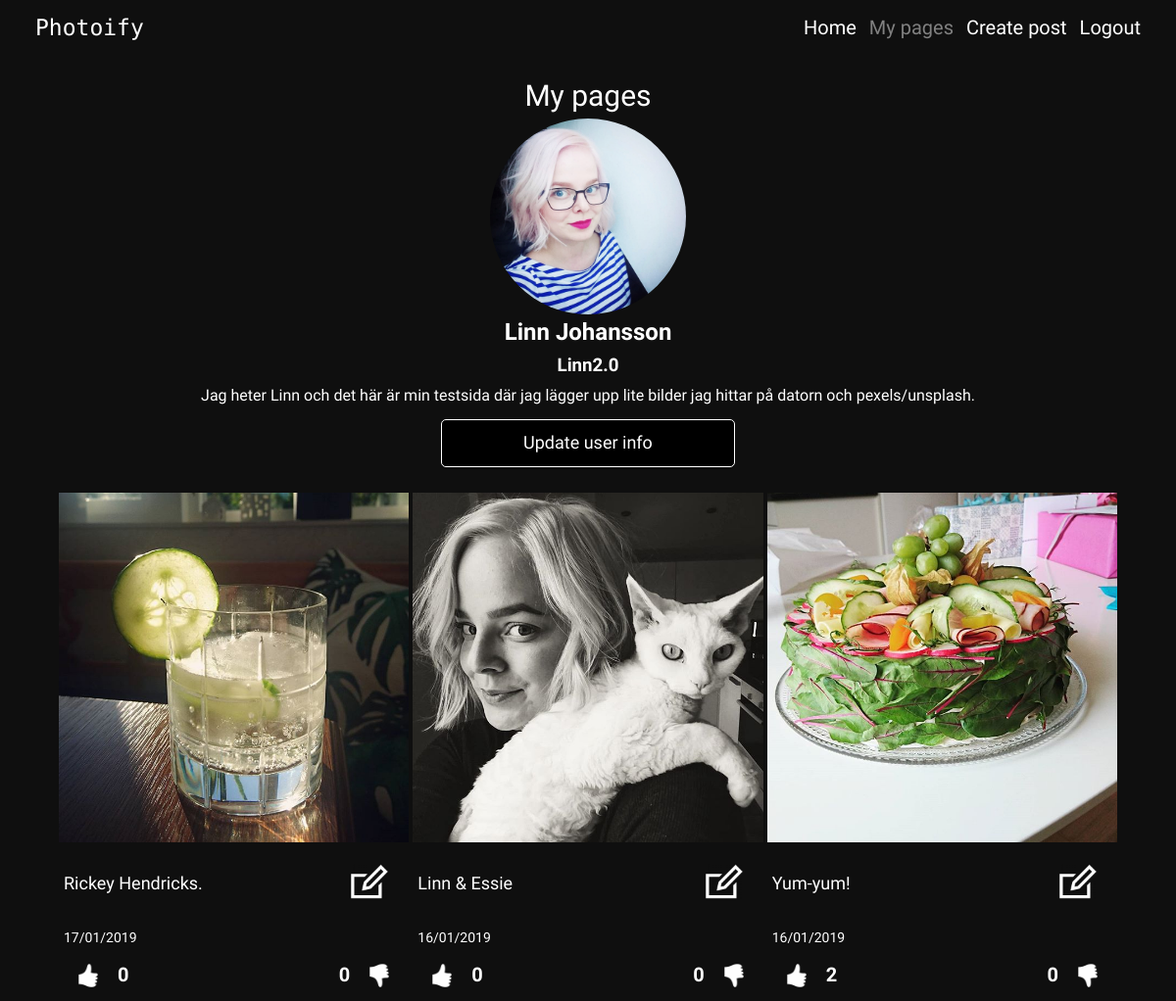
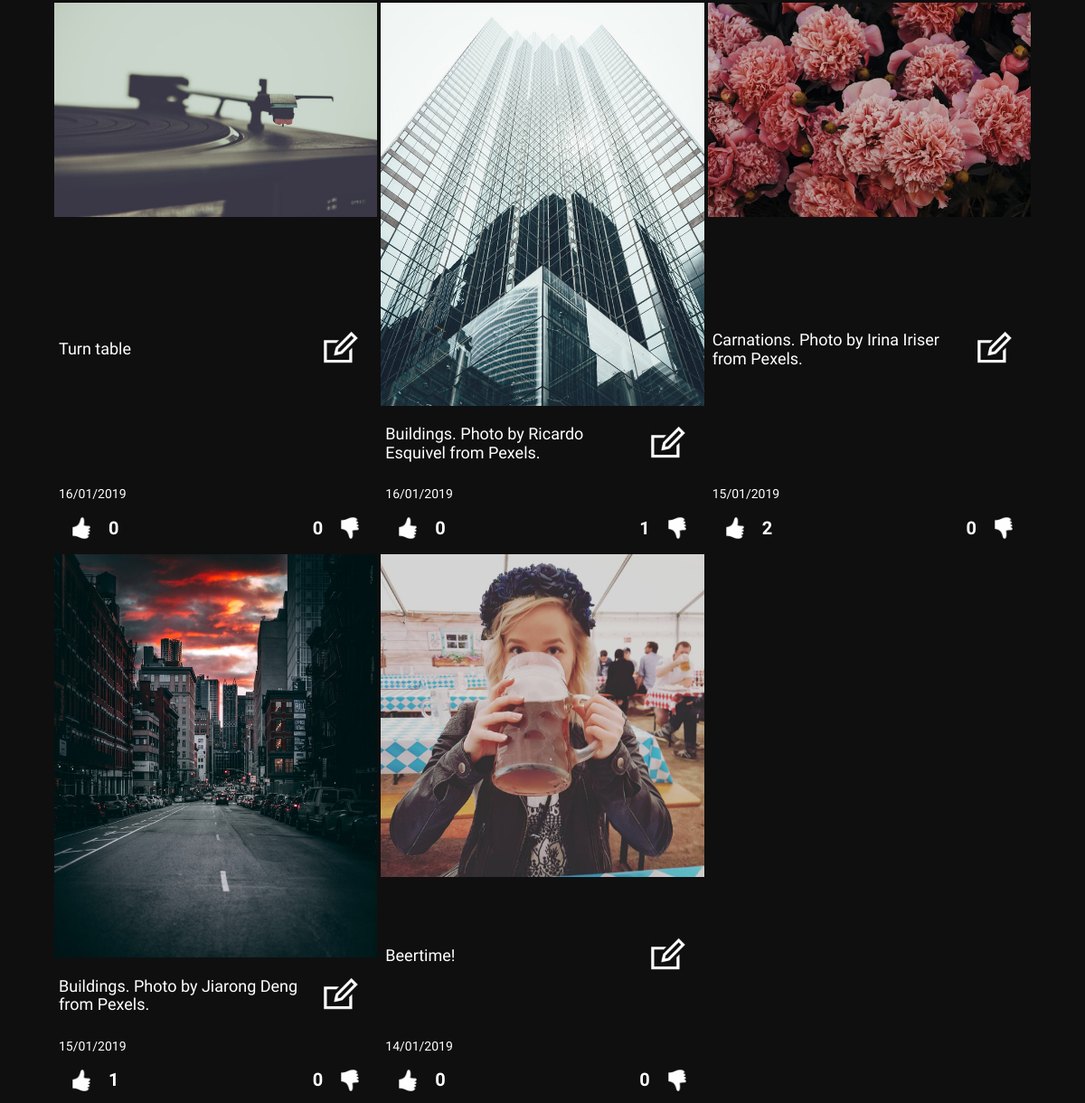
The app's page /my-pages.php (signed in) with its own data (2 pictures, top to bottom).
### tables this page shows
CREATE TABLE "users" (
	`id`	INTEGER PRIMARY KEY AUTOINCREMENT,
	`name`	TEXT,
	`password`	TEXT,
	`email`	TEXT,
	`profile_image_url`	TEXT,
	`username`	TEXT,
	`bio`	TEXT
);

CREATE TABLE "posts" (
	`post_id`	INTEGER PRIMARY KEY AUTOINCREMENT,
	`description`	TEXT,
	`image_url`	TEXT,
	`user_id`	INTEGER,
	`date`	INTEGER,
	FOREIGN KEY(`user_id`) REFERENCES `users`(`id`)
);

### app/database/database-functions.php (called while the page is built, shortened)
<?php
function connectToDB(): PDO {
    static $pdo;
    if ($pdo instanceof PDO) {
        return $pdo;
    }
    $config = require dirname(__DIR__).'/config.php';
    $pdo = new PDO($config['database_path']);
    return $pdo;
}
function getUser(string $userId): array{
    $pdo = connectToDB();
    $statement = $pdo->prepare('SELECT id, name, email, profile_image_url, username, bio FROM users WHERE id = :id');
    $statement->bindParam(':id', $userId, PDO::PARAM_INT);
    $statement->execute();
    $user = $statement->fetch(PDO::FETCH_ASSOC);
    return $user;
}
function getMyPosts(string $user): array{
    $pdo = connectToDB();
    $myPostsStatement = $pdo->prepare('SELECT * FROM posts WHERE user_id = :user ORDER BY date DESC');
    $myPostsStatement->bindParam(':user', $user, PDO::PARAM_INT);
    $myPostsStatement->execute();
    $myPosts = $myPostsStatement->fetchAll(PDO::FETCH_ASSOC);
    return $myPosts;
}
function countDislikes(string $postId):int{
    $pdo = connectToDB();
    $getDislikes = $pdo->prepare('SELECT * FROM dislikes WHERE post_id=:post_id');
    $getDislikes->bindParam(':post_id', $postId, PDO::PARAM_INT);
    $getDislikes->execute();
    $likes = $getDislikes->fetchAll(PDO::FETCH_ASSOC);
    $currentLikes = count($likes);
    return $currentLikes;
}

### app/autoload.php (called while the page is built, shortened)
<?php
require __DIR__.'/database/database-functions.php';
if (isset($_SESSION['user'])) {
    $loggedInUser = getUser($_SESSION['user']);
};

### my-pages.php (the view, shortened to what this page needs)
<?php
require __DIR__.'/views/header.php';
$myPosts = getMyPosts($loggedInUser['id']);
?>
<div class="my-pages">
    <div class="user-info">
        <h1>My pages</h1>
        <img class="profile-pic" src="<?= $loggedInUser['profile_image_url']?>" alt="profile-pic">
        <h2>
            <?= $loggedInUser['name']?>
        </h2>
        <h3>
            <?= $loggedInUser['username']?>
        </h3>
        <h4 class="bio">
            <?= $loggedInUser['bio']?>
        </h4>
        <button class="button"><a href="/update-user-page.php">Update user info</a></button>
    </div>
    <div class="post-feed">
        <?php
        foreach ($myPosts as $myPost) :
            $likes = countLikes($myPost['post_id']);
            $dislikes = countDislikes($myPost['post_id']);?>
        <div class="post">
            <div class=image-container>
                <img class="post-image" src="<?= $myPost['image_url']?>" alt="image">
            </div>
            <div class="description-and-edit">
                <h5 class="description">
                    <?= $myPost['description']?>
                </h5>
                <a class="edit-post-button" href="<?= "/update-post-page.php?postId=".$myPost['post_id'];?>"> <img src="/assets/iconmonstr-edit.png"
                    alt="Edit"></a>
            </div>
            <div class="info-container">
                <h6 class="post-date">
                    <?=date('d/m/Y', $myPost['date'])?>
                </h6>
                <div class="like-buttons">
                    <form class="likes-form" action="/app/likes/likes.php" method="post">
                        <button class="like-button"><img src="<?= !empty($doesUserLikePost) ? "/assets/iconmonstr-thumb-like-dark.png"
                                : "/assets/iconmonstr-thumb-like-light.png" ?>" alt=""></button>
                        <h5 class="likes">
                            <?= !empty($likes) ?  $likes :  '0' ?>
                        </h5>
                    </form>
                    <form class="likes-form" action="/app/likes/dislikes.php" method="post">
                        <h5 class="dislikes">
                            <?= !empty($dislikes) ?  $dislikes :  '0' ?>
                        </h5>
                        <button class="dislike-button"><img src="<?= !empty($doesUserDislikePost) ? "/assets/iconmonstr-thumb-dislike-dark.png"
                                : "/assets/iconmonstr-thumb-dislike-light.png" ?>" alt=""></button>
                    </form>
                </div>
            </div>
        </div>
        <?php
                endforeach ?>
    </div>
</div>
<?php require __DIR__.'/views/footer.php'; ?>

### assets/styles/main.css (style rules this page uses)
* { box-sizing: border-box; }
body { width: 100vw; min-height: 100%; margin: 0; background-color: rgb(15, 15, 15); color: white; font-family: "Roboto Condensed", sans-serif; }
h1, h2, h3, h4, h5, h6 { margin: 5px; }
h1 { font-size: 30px; font-weight: 300; }
img { width: 200px; }
a { color: white; text-decoration: none; }
.button { width: 300px; color: black; background-color: whitesmoke; border-radius: 5px; }
.post-feed { width: auto; margin: auto; display: grid; grid-gap: 4px; grid-template-columns: repeat(auto-fill, minmax(150px, 1fr)); }
.post { width: 100%; }
.post-image { width: 100%; }
.description { margin-right: 0; font-weight: 400; font-size: 18px; }
.post-date { font-size: 14px; font-weight: 300; }
.likes-form { display: flex; flex-direction: row; justify-content: center; align-items: center; }
.likes, .dislikes { font-size: 20px; font-weight: 600; }
.like-buttons { display: flex; flex-direction: row; justify-content: space-between; }
.like-button { margin: 0; padding: 0; background: none; border: none; display: flex; flex-direction: column; justify-content: center; align-items: center; }
.dislike-button { margin: 0; padding: 0; background: none; border: none; display: flex; flex-direction: column; justify-content: center; align-items: center; }
.like-button > img { width: 50px; height: 50px; margin: 0; padding: 0; }
.dislike-button > img { width: 50px; height: 50px; margin: 0; padding: 0; }
.my-pages { padding-top: 20px; position: relative; top: 56px; display: flex; flex-direction: column; justify-content: center; align-items: center; }
.user-info { margin-bottom: 2vh; display: flex; flex-direction: column; justify-content: center; align-items: center; }
.profile-pic { width: 200px; border-radius: 50%; }
.bio { text-align: center; font-weight: 300; }
.button { margin: 10px; padding: 13px; background-color: black; color: white; border: solid 1px white; font-size: 18px; }
.post { display: flex; flex-direction: column; justify-content: space-between; }
.image-container { height: auto; display: flex; flex-direction: column; justify-content: center; align-items: center; }
.edit-post-button > img { width: 80px; margin: 0; padding: 0; }
.description-and-edit { display: flex; flex-direction: row; justify-content: space-between; align-items: center; }
form { height: 100%; margin: 0 5px; display: flex; flex-direction: column; justify-content: center; align-items: center; }
@media only screen and (min-width: 800px) { .post-feed { width: 100vw; grid-gap: 4px; grid-template-columns: repeat(auto-fill, minmax(300px, 1fr)); } }
@media only screen and (min-width: 800px) { .my-pages > .post-feed { width: auto; margin: auto; } }

### records on screen
users: profile_image_url (picture), name "Linn Johansson", username "Linn2.0", bio "Jag heter Linn och det här är min testsida där jag lägger upp lite bilder jag hittar på datorn och pexels/unsplash."
posts: image_url (picture), description "Rickey Hendricks.", date "17/01/2019"
posts: image_url (picture), description "Linn & Essie", date "16/01/2019"
posts: image_url (picture), description "Yum-yum!", date "16/01/2019", likes "2"
posts: image_url (picture), description "Turn table", date "16/01/2019"
posts: image_url (picture), description "Buildings. Photo by Ricardo Esquivel from Pexels.", date "16/01/2019", dislikes "1"
posts: image_url (picture), description "Carnations. Photo by Irina Iriser from Pexels.", date "15/01/2019", likes "2"
posts: image_url (picture), description "Buildings. Photo by Jiarong Deng from Pexels.", date "15/01/2019", likes "1"
posts: image_url (picture), description "Beertime!", date "14/01/2019"

### other values on screen
$config['title'] "Photoify"
